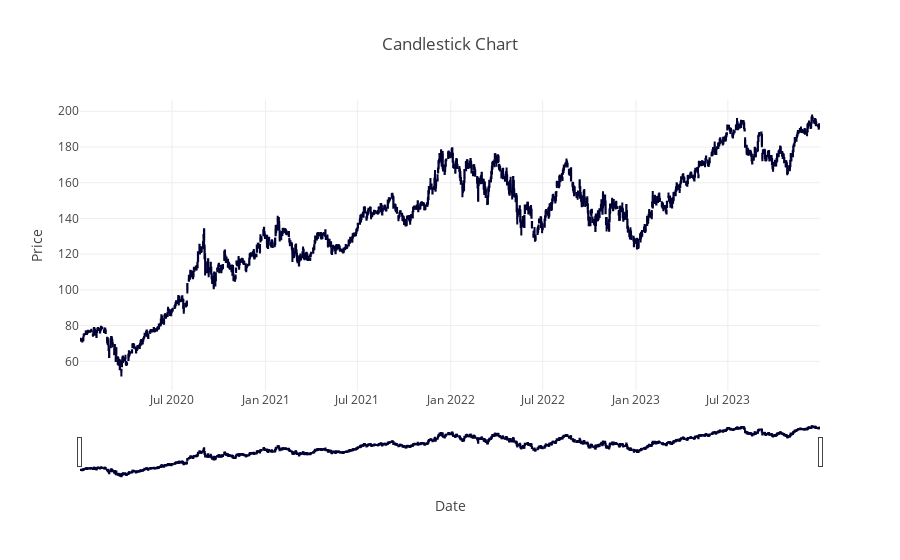

Notebook code for this chart:
### Code cell
import pandas as pd
import numpy as np
import yfinance as yf
import statsmodels.api as sm
from statsmodels.tsa.stattools import adfuller
from statsmodels.tsa.seasonal import seasonal_decompose
import matplotlib.pyplot as plt
import seaborn as sns
from scipy import stats
import plotly.graph_objects as go

def display_basic_stats(df):
    """Display basic statistics and information about the DataFrame"""
    print("\n📊 Basic Statistics:")
    print(df.describe())
    
    print("\nℹ️ DataFrame Info:")
    print(df.info())
    
    print("\n🔍 Missing Values:")
    print(df.isnull().sum())

def plot_candlestick(df):
    """Plot candlestick chart for stock prices"""
    fig = go.Figure(data=[go.Candlestick(x=df.index,
                                           open=df['Open'],
                                           high=df['High'],
                                           low=df['Low'],
                                           close=df['Close'])])
    fig.update_layout(title='Candlestick Chart', xaxis_title='Date', yaxis_title='Price')
    fig.show()

def plot_price_distribution(df):
    """Plot distribution of closing prices with Q-Q plot"""
    plt.figure(figsize=(15, 6))
    
    plt.subplot(1, 2, 1)
    sns.histplot(df['Close'], kde=True, bins=30)
    plt.title('Closing Price Distribution')
    plt.xlabel('Price')
    plt.ylabel('Frequency')
    
    plt.subplot(1, 2, 2)
    stats.probplot(df['Close'], plot=plt)
    plt.title('Q-Q Plot of Closing Prices')
    
    plt.tight_layout()
    plt.show()

def plot_correlation_heatmap(df):
    """Plot correlation heatmap for numerical columns"""
    plt.figure(figsize=(10, 8))
    corr = df.corr()
    sns.heatmap(corr, annot=True, cmap='coolwarm', center=0, square=True)
    plt.title('Feature Correlation Matrix')
    plt.show()

def analyze_rolling_stats(df, window=30):
    """Calculate and visualize rolling statistics"""
    rolling_mean = df['Close'].rolling(window=window).mean()
    rolling_std = df['Close'].rolling(window=window).std()
    
    plt.figure(figsize=(12, 6))
    plt.plot(df['Close'], label='Original', alpha=0.5)
    plt.plot(rolling_mean, label=f'Rolling Mean ({window}d)', color='red')
    plt.fill_between(df.index, 
                     rolling_mean - 2 * rolling_std, 
                     rolling_mean + 2 * rolling_std, 
                     color='lightgray', alpha=0.5, label='±2 Std Dev')
    plt.title('Rolling Mean & Standard Deviation')
    plt.legend()
    plt.grid(True)
    plt.show()

    return rolling_mean, rolling_std

def plot_boxplot(df):
    """Plot boxplot for daily returns"""
    plt.figure(figsize=(10, 6))
    sns.boxplot(x=df['Daily_Return'], color='lightblue')
    plt.title('Boxplot of Daily Returns')
    plt.xlabel('Daily Return')
    plt.grid(True)
    plt.show()

def perform_eda(df):
    """Comprehensive EDA for stock data"""
    display_basic_stats(df)
    
    plot_candlestick(df)
    
    plt.figure(figsize=(12, 6))
    df['Close'].plot()
    plt.title('Historical Closing Prices')
    plt.ylabel('Price')
    plt.grid(True)
    plt.show()
    
    plot_price_distribution(df)
    
    plot_correlation_heatmap(df)
    
    rolling_mean, rolling_std = analyze_rolling_stats(df)
  
    df['Daily_Return'] = df['Close'].pct_change()
    
    plt.figure(figsize=(12, 6))
    df['Daily_Return'].plot()
    plt.title('Daily Returns')
    plt.ylabel('Return')
    plt.grid(True)
    plt.show()
    
    plot_boxplot(df)
    
    return df, rolling_mean, rolling_std

if __name__ == "__main__":
    # Fetch and load data
    ticker = "AAPL"
    start_date = "2020-01-01"
    end_date = "2023-12-31"
    
    fetch_stock_data(ticker, start_date, end_date, interval="1d")
    df = load_data_from_csv()
    
    # Comprehensive EDA
    enhanced_df, rolling_mean, rolling_std = perform_eda(df)
    
    decomposition = decompose_series(enhanced_df)
    plot_decomposition(decomposition)
    
    adf_result = check_stationarity(enhanced_df['Close'])
    print("\n📉 ADF Test Results:")
    print(adf_result)
    
    acf_fig, pacf_fig = plot_acf_pacf(enhanced_df['Close'])
    plt.show()
    
    # Forecasting 
    arima_forecast_result = arima_forecast(enhanced_df)
    random_forest_forecast_result = random_forest_forecast(enhanced_df)
    
    plt.figure(figsize=(12, 6))
    plt.plot(enhanced_df['Close'], label='Historical')
    plt.plot(arima_forecast_result, label='ARIMA Forecast', color='orange')
    plt.plot(random_forest_forecast_result, label='RF Forecast', color='green')
    plt.title('Comparison of Forecast Models')
    plt.legend()
    plt.grid(True)
    plt.show()

### Figure 1 — Plotly figure (JSON) as saved in the notebook; plotly's stock layout.template omitted (floating-point values rounded to 4 significant figures; data arrays with more than 128 entries replaced by an {"elided": "..."} marker saying what was removed)
{"data": [{"close": {"elided": "1006 float values"}, "high": {"elided": "1006 float values"}, "low": {"elided": "1006 float values"}, "open": {"elided": "1006 float values"}, "type": "candlestick", "x": {"elided": "1006 str values"}}], "layout": {"title": {"text": "Candlestick Chart"}, "xaxis": {"title": {"text": "Date"}}, "yaxis": {"title": {"text": "Price"}}}}
